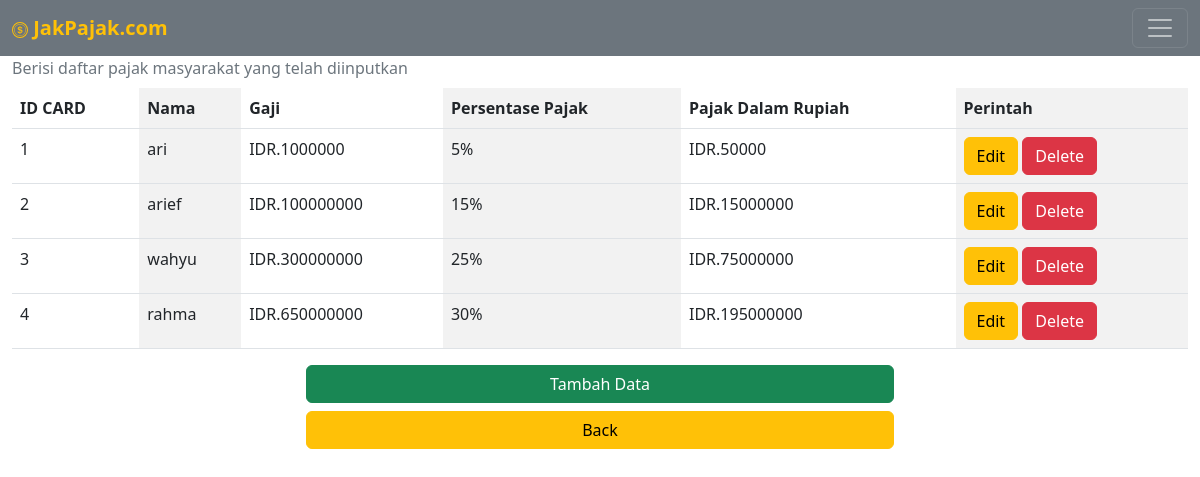
Screenshot of /daftarpajakindividu.php with the database file from the repository.
### tables this page shows
CREATE TABLE `pjkpenghasilan` (
  `id` int(11) NOT NULL,
  `nama` varchar(255) NOT NULL,
  `gaji` bigint(20) NOT NULL,
  `persenpjk` int(11) NOT NULL,
  `pajak` bigint(20) NOT NULL
);

### daftarpajakindividu.php (the view, shortened to what this page needs)
<?php
    include_once("konek.php");
    $result = mysqli_query($conn, "SELECT * FROM pjkpenghasilan");
?>
<!DOCTYPE html>
<html lang="en">
<head>
    <link href="https://cdn.jsdelivr.net/npm/bootstrap@5.2.3/dist/css/bootstrap.min.css" rel="stylesheet"
>
</head>
<body>
    <header>
        <nav class="navbar navbar-dark bg-secondary fixed-top">
            <div class="container-fluid">
                <a class="navbar-brand text-warning" href="#">
                    <span class="fs-5 fw-semibold">JakPajak.com</span>
                </a>
                <button-toggle class="navbar-toggler" type="button" data-bs-toggle="offcanvas"
                    data-bs-target="#offcanvasDarkNavbar" aria-controls="offcanvasDarkNavbar">
                    <span class="navbar-toggler-icon"></span>
                </button-toggle>
            </div>
        </nav>
    </header>
    <main>
        <nav class="mt-5 container-fluid">
            <table class="table table-hover table-striped-columns caption-top">
                <caption>Berisi daftar pajak masyarakat yang telah diinputkan</caption>
                <thead>
                    <tr>
                        <th scope="col">ID CARD</th>
                        <th scope="col">Nama</th>
                        <th scope="col">Gaji</th>
                        <th scope="col">Persentase Pajak</th>
                        <th scope="col">Pajak Dalam Rupiah</th>
                        <th scope="col">Perintah</th>
                    </tr>
                </thead>
                <?php
                    $no = 1;
                    while ($user_data = mysqli_fetch_array($result)):
                ?>
                <tbody>
                    <tr>
                        <td><?php echo $no++?></td>
                        <td><?php echo $user_data['nama'] ?></td>
                        <td>IDR.<?php echo $user_data['gaji'] ?></td>
                        <td><?php echo $user_data['persenpjk'] ?>%</td>
                        <td>IDR.<?php echo $user_data['pajak'] ?></td>
                        <td>
                            <a class='btn btn-warning' href="#" data-bs-toggle="modal" data-bs-target="#updata<?php echo $no ?>">Edit</a>
                            <a onclick=delete_data(<?=$user_data['id']?>) class='btn btn-danger'>Delete</a>
                        </td>
                    </tr>
                </tbody>
                <?php endwhile; ?>
            </table>
            <div class="d-grid gap-2 col-6 mx-auto">
                <a class="btn btn-success" type="button" data-bs-toggle="modal" data-bs-target="#adddata">Tambah Data</a>
                <a class="btn btn-warning" type="button" href="../index2.html">Back</a>
            </div>
        </nav>
    </main>
</body>
</html>

### rows the page displays
pjkpenghasilan: nama "ari", gaji "1000000", persenpjk "5", pajak "50000"
pjkpenghasilan: nama "arief", gaji "100000000", persenpjk "15", pajak "15000000"
pjkpenghasilan: nama "wahyu", gaji "300000000", persenpjk "25", pajak "75000000"
pjkpenghasilan: nama "rahma", gaji "650000000", persenpjk "30", pajak "195000000"
